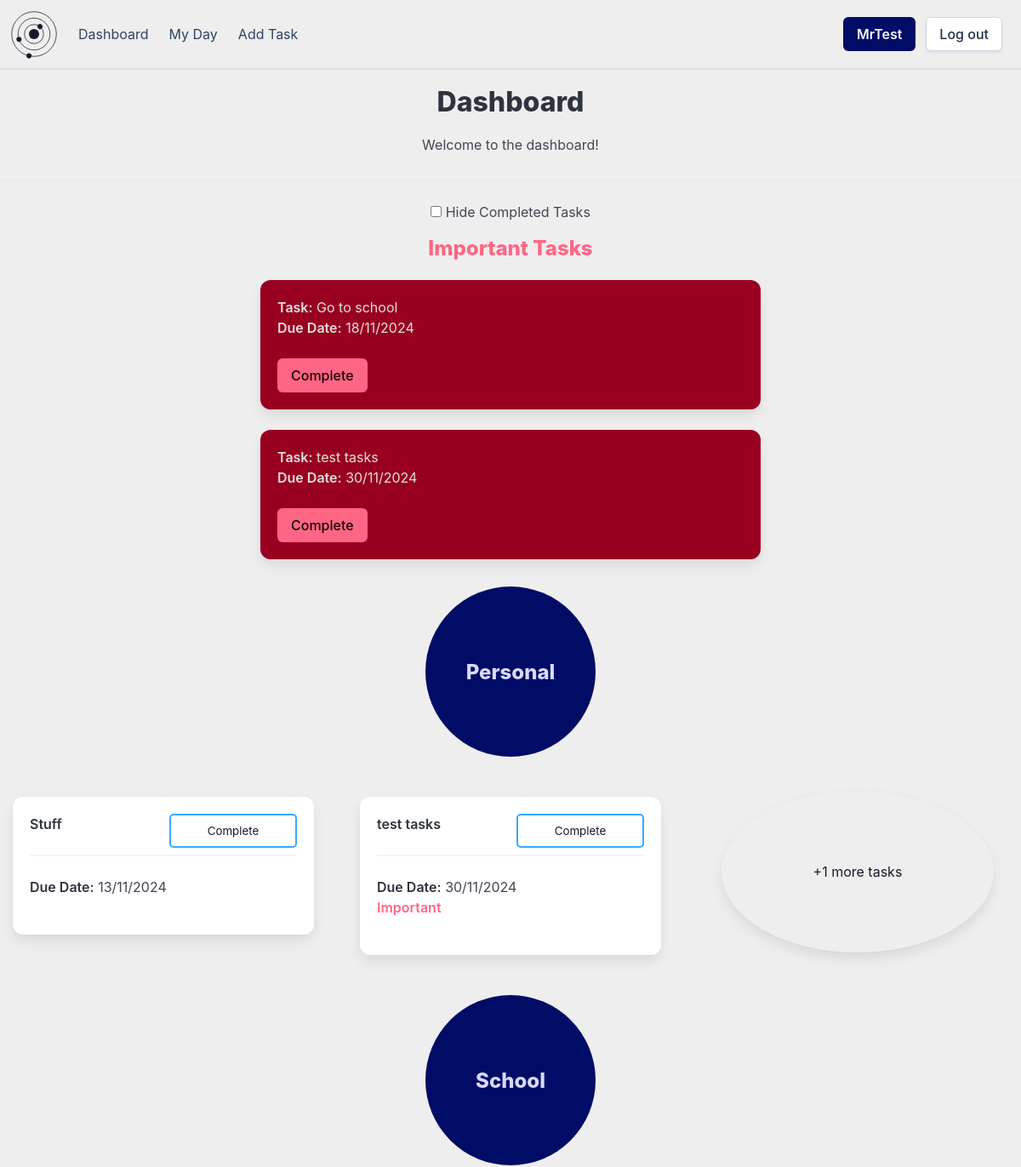
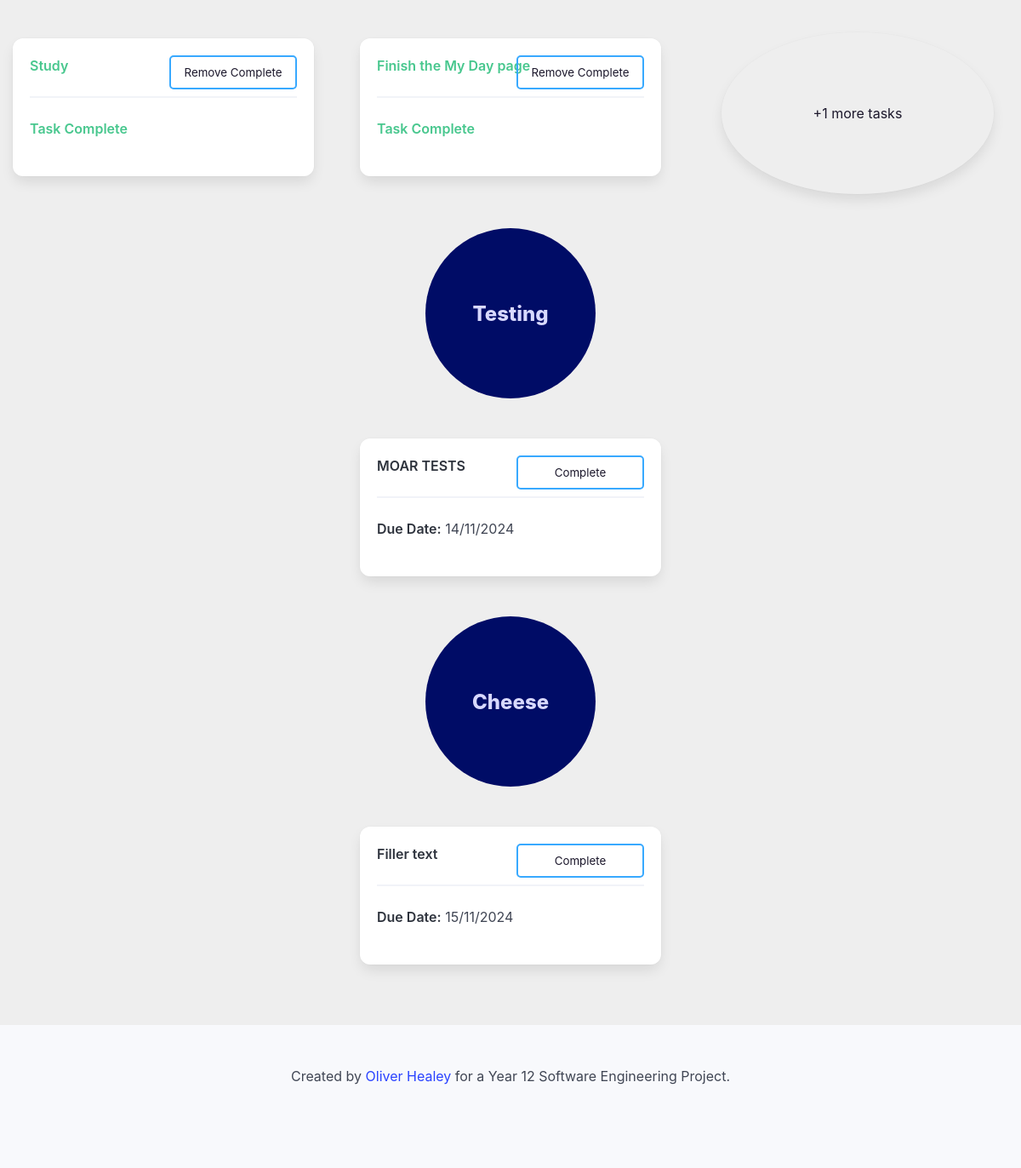
The page /dashboard (signed in) on the database its author committed (2 pictures, top to bottom).
### setup_db.py (models this page shows)
class Task(Base):
    __tablename__ = 'tasks'
    task_id = Column(String, primary_key=True)
    name = Column(String, nullable=False)
    details = Column(String)
    important = Column(Boolean, nullable=False)
    due_date = Column(DateTime, nullable=False)
    completed = Column(Boolean, nullable=False)
    user_id = Column(String, ForeignKey('userdetails.id'), nullable=False)
    group_id = Column(String, ForeignKey('groups.group_id'), nullable=False)
    user = relationship('User', back_populates='tasks')
    groups = relationship('Group', back_populates='tasks')

class Group(Base):
    __tablename__ = 'groups'
    group_id = Column(String, primary_key=True, nullable=False)
    group_name = Column(String, nullable=False, unique=True)
    user_id = Column(String, ForeignKey('userdetails.id'), nullable=False)
    user = relationship('User', back_populates='groups')
    tasks = relationship('Task', back_populates='groups')

### app.py (the view)
@app.route('/dashboard')
def dashboard():
    userId = flaskSession.get('userId')
    if userId is None:
        return redirect(url_for('login'))
    else:
        hideCompleted = flaskSession.get('hideCompleted')
        if hideCompleted:
            tasks = sessionDb.query(Task).filter(Task.user_id == userId, Task.completed == False).order_by(Task.due_date).all()
        else:
            tasks = sessionDb.query(Task).filter(Task.user_id == userId).order_by(Task.due_date).all()
        groups = sessionDb.query(Group).filter(Group.user_id == userId).all()
        return render_template('dashboard.html', tasks=tasks, groups=groups, showDetails=False, hideCompleted=hideCompleted)

### templates/dashboard.html (shortened to what this page needs)
{% extends 'base_loggedin.html' %}
{% block heading %}Dashboard{% endblock %}
{% block content %}
    <p class="has-text-centered">Welcome to the dashboard!</p>
    <hr>
    <div class="dashboard-controls field has-text-centered">
        <input id="hide-completed" type="checkbox" name="hide_completed" class="checkbox dashboard-check" onchange="document.getElementById('hide-completed-form').submit();" {% if hideCompleted %}checked{% endif %}>
        <label for="hide-completed">Hide Completed Tasks</label>
    </div>
    <div class="columns is-multiline">
        {% if tasks | selectattr('important', 'equalto', True) | selectattr('completed', 'equalto', False) | list | length > 0 %}
        <div class="column is-full">
            <p class="title is-4 has-text-centered has-text-danger">Important Tasks</p>
        </div>
        {% endif %}
        {% for task in tasks %}
            {% if task.important and not task.completed %}
                <div class="column is-half is-offset-3">
                    <div class="box has-background-danger-30 important-box" onclick="window.location.href='/task/{{ task.task_id }}'">
                        <div class="media-content">
                            <div class="content">
                                <p class="important-text">
                                    <strong class="important-text">Task:</strong> {{ task.name }}<br>
                                    <strong class="important-text">Due Date:</strong> {{ task.due_date.strftime('%d/%m/%Y') }}<br>
                                </p>
                            </div>
                            <form action="/complete" method="POST">
                                <input type="submit" value="Complete" class="button is-danger">
                            </form>
                        </div>
                    </div>
                </div>
            {% endif %}
        {% endfor %}
    </div>
    <div class="columns is-multiline">
        {% for group in groups %}
            <div class="circle-holder column is-full is-centered">
                <div class="collision-checker">
                    <div class="group-circle" onclick="window.location.href='/group/{{ group.group_id }}'">
                        <div class="hero-body">
                            <p class="group-circle-title title is-4">{{ group.group_name }}</p>
                        </div>
                    </div>
                </div>
            </div>
            {% set has_tasks = tasks | selectattr('group_id', 'equalto', group.group_id) | list | length > 0 %}
            {% set group_tasks = tasks | selectattr('group_id', 'equalto', group.group_id) | list %}
            {% for task in group_tasks %}
                {% if loop.index < 3 %}
                    <div class="column is-one-third is-offset-{{ ((3 - group_tasks|length) * 2 if not group_tasks|length > 2 else 0) if loop.index == 1 else 0 }}">
                        {% include 'task_box.html' %}
                    </div>
                {% endif %}
                {% if loop.index == 3 %}
                    {% set remaining_tasks = tasks | selectattr('group_id', 'equalto', group.group_id) | list | length - 2 %}
                    {% if remaining_tasks > 0 %}
                        <div class="column is-one-third">
                            <div class="box task-circle" onclick="window.location.href='/group/{{ group.group_id }}'">
                                <article class="media">
                                    <div class="media-content">
                                        <div class="content">
                                            <p class="has-text-centered">+{{ remaining_tasks }} more tasks</p>
                                        </div>
                                    </div>
                                </article>
                            </div>
                        </div>
                    {% endif %}
                {% endif %}
            {% endfor %}
        {% endfor %}
{% endblock %}

### templates/task_box.html (shortened to what this page needs)
<div class="box task-box" onclick="window.location.href='/task/{{ task.task_id }}'">
    <div class="content">
        <p>
            <strong class="{{ 'has-text-success' if task.completed else '' }}">{{ task.name }}</strong>
            <hr>
            {% if not task.completed %}
                <strong class="">Due Date:</strong> {{ task.due_date.strftime('%d/%m/%Y') }}<br>
                {% if task.important %}
                    <strong class="has-text-danger circle-header">Important</strong><br>
                {% endif %}
            {% else %}
                <strong class="has-text-success">Task Complete</strong>
            {% endif %}
        </p>
    </div>
    {% if not task.completed %}
        <form action="/complete" method="POST">
            <input type="submit" value="Complete" class="task-complete-button">
        </form>
    {% else %}
        <form action="/decomplete" method="POST">
            <input type="submit" value="Remove Complete" class="task-complete-button">
        </form>
    {% endif %}
</div>

### static/styles/styles.css (style rules this page uses)
:root { --bulma-primary-h: 206deg; --bulma-primary-l: 61%; --bulma-link-l: 20%; --bulma-info-h: 63deg; --bulma-info-l: 68%; --bulma-scheme-s: 36%; --bulma-body-background-color: light-dark(#eeeeee, #0f141f); color-scheme: light dark; --accent-color: light-dark(#1c182c, #e0e0e0); --accent-color-invert: light-dark(#e0e0e0, #160f34); }
body { margin: none; padding: none; }
.hero-body { padding: 20px; }
.circle-holder { display: flex; justify-content: center; align-items: center; }
.collision-checker { position: relative; margin: .5em; border-radius: 50%; width: 200px; text-align: center; align-content: center; overflow: visible; height: 200px; }
.group-circle { position: relative; border-radius: 50%; width: 200px; text-align: center; align-content: center; overflow: visible; height: 200px; background-color: var(--bulma-link); }
.collision-checker > .group-circle { animation: circle-leave 0.3s ease-in-out forwards; }
.group-circle-title { color: #d8d9ff; }
.task-circle { position: relative; margin: .5em; border-radius: 50%; width: 320px; text-align: center; align-content: center; justify-self: center; overflow: hidden; height: 190px; background-color: transparent; color: var(--accent-color); transition: all 0.5s; cursor: pointer; }
.task-circle:after { content: 'View...'; position: absolute; opacity: 0; height: 100%; top: 0px; right: -20px; align-content: center; padding: 10px; transition: 0.5s; color: #e0e0e0; background-color: var(--bulma-link); }
.circle-header { color: #1c182c; }
.important-text { color: #e0e0e0; }
.task-box { position: relative; overflow: hidden; transition: all 0.5s; cursor: pointer; margin: 15px; }
.task-box:before { content: ''; position: absolute; opacity: 0; height: 100%; width: 100%; top: 0px; bottom: 0px; right: 0px; align-content: center; padding: 10px; transition: 0.5s; color: #0f141f; background-color: var(--bulma-primary); }
.task-box:after { content: 'Click for more details...'; opacity: 0; position: absolute; bottom: -20px; right: 20px; transition: 0.5s; font-size: 0.7rem; }
.task-complete-button { position: absolute; top: 20px; right: 20px; width: 150px; height: 40px; background-color: transparent; border: var(--bulma-primary) solid 2px; color: var(--accent-color); border-radius: 5px; padding: 5px; cursor: pointer; }
.dashboard-controls { justify-self: center; padding: 5px; cursor: pointer; }
.dashboard-controls > label { cursor: pointer; }
.dashboard-controls::after { opacity: 0; z-index: -1; }

### rows shown on the page
Task: name "Go to school", due_date "18/11/2024", important "1"
Task: name "test tasks", due_date "30/11/2024", important "Important"
Group: group_name "Personal"
Task: name "Stuff", due_date "13/11/2024"
Task: remaining_tasks "1"
Group: group_name "School"
Task: name "Study", completed "Task Complete"
Task: name "Finish the My Day page", completed "Task Complete"
Group: group_name "Testing"
Task: name "MOAR TESTS", due_date "14/11/2024"
Group: group_name "Cheese"
Task: name "Filler text", due_date "15/11/2024"

### other values the page prints
{{ session['username'] }} "MrTest"
